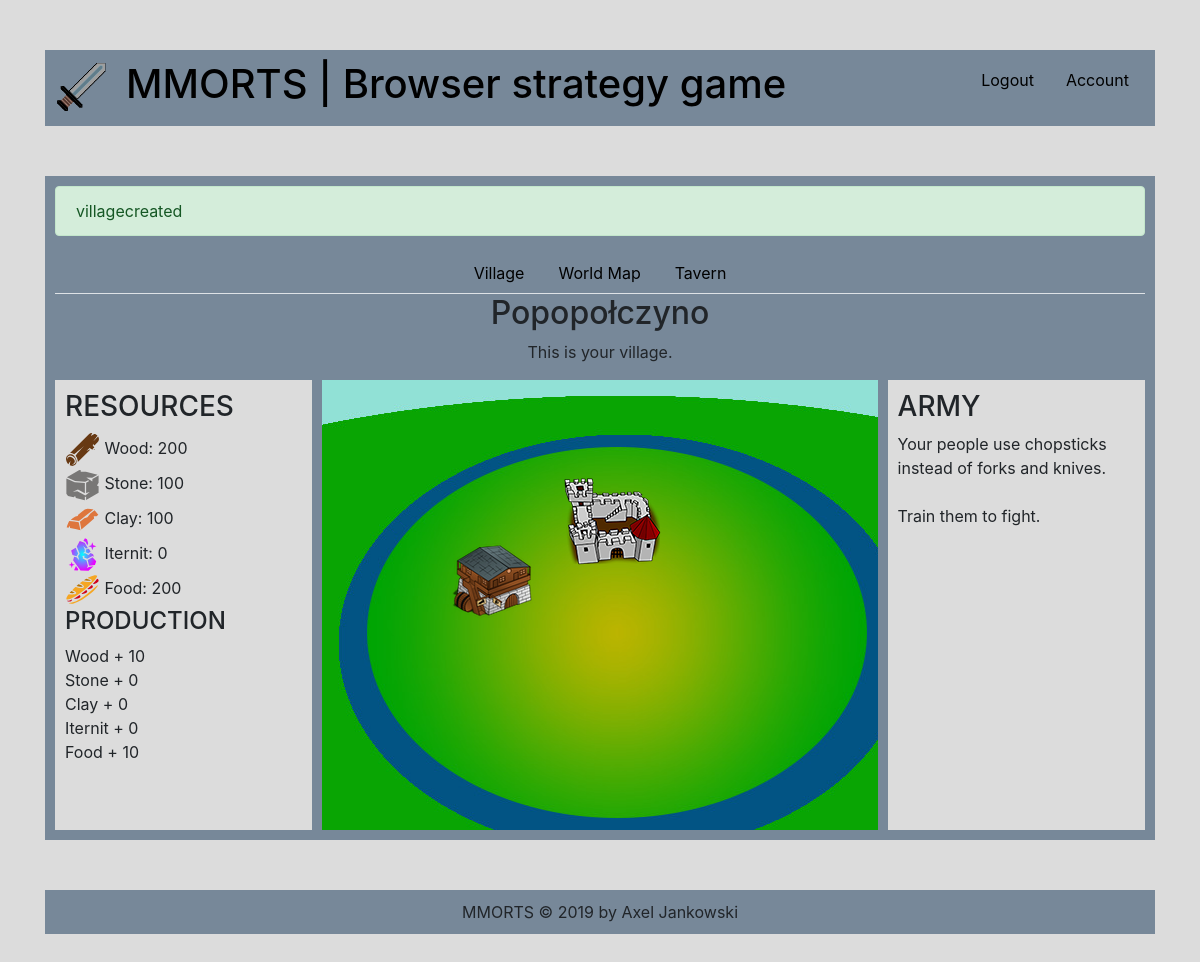
The page /index.php?msg=villagecreated (signed in) on the database its author committed.
### tables this page shows
CREATE TABLE `configuration` (
  `id` int(11) NOT NULL,
  `name` varchar(255) NOT NULL,
  `separator` varchar(3) NOT NULL,
  `description` varchar(255) NOT NULL,
  `maintenance` tinyint(1) NOT NULL,
  `logo` varchar(255) NOT NULL
);

CREATE TABLE `cities` (
  `id` int(255) NOT NULL,
  `user_id` int(255) DEFAULT NULL,
  `name` varchar(20) DEFAULT NULL,
  `resources_id` int(255) DEFAULT NULL,
  `buildings_id` int(255) DEFAULT NULL
);

CREATE TABLE `resources` (
  `id` int(255) NOT NULL,
  `user_id` int(255) NOT NULL,
  `city_id` int(255) NOT NULL,
  `wood` int(255) NOT NULL DEFAULT 200,
  `stone` int(255) NOT NULL DEFAULT 100,
  `clay` int(255) NOT NULL DEFAULT 100,
  `iternit` int(255) NOT NULL DEFAULT 0,
  `food` int(255) NOT NULL DEFAULT 200
);

CREATE TABLE `building_types` (
  `id` int(255) NOT NULL,
  `type` varchar(255) DEFAULT NULL,
  `level` int(2) DEFAULT NULL,
  `defence` int(255) DEFAULT NULL,
  `wood_production` int(255) DEFAULT NULL,
  `stone_production` int(255) DEFAULT NULL,
  `clay_production` int(255) DEFAULT NULL,
  `iternit_production` int(255) DEFAULT NULL,
  `food_production` int(255) DEFAULT NULL,
  `swordsman_production` int(255) DEFAULT NULL,
  `archer_production` int(255) DEFAULT NULL,
  `knight_production` int(255) DEFAULT NULL
);

### backend/system/config.php (called while the page is built, shortened)
<?php
    $dbserver = "localhost";
    $dbusername = "root";
    $dbpassword = "";
    $db = "mmorts";
    $conn = new mysqli($dbserver, $dbusername, $dbpassword, $db);
    if($conn->connect_error) {
        die("Connection failed: ".$conn->connect_error);
    } else {
        $query = "SELECT * FROM configuration";
        $result = mysqli_query($conn, $query);
        $row = mysqli_fetch_assoc($result);
        $title = $row['name'];
        $separator = $row['separator'];
        $description = $row['description'];
        $logo = $row['logo'];
    }
?>

### backend/system/includes.php (called while the page is built, shortened)
<?php
    require_once("backend/system/config.php");
?>

### frontend/index.php (the view, shortened to what this page needs)
<?php
    global $title;
    global $separator;
    global $description;
    global $logo;
?>
<html lang="en">
    <head>
        <?php require_once("frontend/templates/html-head.php"); ?>
    </head>
    <body>
        <div class="container">
            <?php require_once("frontend/templates/header.php"); ?>
            <div class="layer">
                <div class="content">
                    <?php
                        if(isset($_GET['msg'])) {
                            $msg = $_GET['msg'];
                            ?>
                            <div class="alert alert-success" role="alert"><?php echo $msg; ?></div>
                            <?php
                        }
                        if(isset($_SESSION['loggedin'])) {
                            require_once("frontend/templates/navigation.php");
                            $dbserver = "localhost";
                            $dbusername = "root";
                            $dbpassword = "";
                            $db = "mmorts";
                            $conn = new mysqli($dbserver, $dbusername, $dbpassword, $db);
                            $username = $_SESSION['loggedin'];
                            $query = "SELECT id FROM users WHERE username = '$username'";
                            $result = mysqli_query($conn, $query);
                            $row = mysqli_fetch_assoc($result);
                            $userId = $row['id'];
                            $query = "SELECT id, name, resources_id FROM cities WHERE user_id = '$userId'";
                            $result = mysqli_query($conn, $query);
                            if(mysqli_num_rows($result) > 0) {
                                $row = mysqli_fetch_assoc($result);
                                $cityId = $row['id'];
                                $cityName = $row['name'];
                                $cityResourcesId = $row['resources_id'];
                                $query = "SELECT wood, stone, clay, iternit, food FROM resources WHERE id = '$cityResourcesId'";
                                $result = mysqli_query($conn, $query);
                                $row = mysqli_fetch_assoc($result);
                                $wood = $row['wood'];
                                $stone = $row['stone'];
                                $clay = $row['clay'];
                                $iternit = $row['iternit'];
                                $food = $row['food'];
                                $query = "SELECT keep_level, tavern_level, barracks_level FROM buildings WHERE city_id = '$cityId'";
                                $result = mysqli_query($conn, $query);
                                $row = mysqli_fetch_assoc($result);
                                $keepLevel = $row['keep_level'];
                                $tavernLevel = $row['tavern_level'];
                                $query = "SELECT defence, wood_production, stone_production, clay_production, iternit_production, food_production FROM building_types WHERE type = 'keep' AND level = '$keepLevel'";
                                $result = mysqli_query($conn, $query);
                                $row = mysqli_fetch_assoc($result);
                                $keepWood = $row['wood_production'];
                                $keepStone = $row['stone_production'];
                                $keepClay = $row['clay_production'];
                                $keepIternit = $row['iternit_production'];
                                $keepFood = $row['food_production'];
                                ?>
                                    <div class="text-center">
                                        <h2><?php echo $cityName; ?></h2>
                                        <p>This is your village.</p>
                                    </div>
                                    <div class="village-container">
                                        <div class="left-panel">
                                            <h3>RESOURCES</h3>
                                            <?php
                                                echo "<img src='frontend/images/icons/wood.svg' class='icon' /> Wood: ".$wood."<br/>";
                                                echo "<img src='frontend/images/icons/stone.svg' class='icon' /> Stone: ".$stone."<br/>";
                                                echo "<img src='frontend/images/icons/clay.svg' class='icon' /> Clay: ".$clay."<br/>";
                                                echo "<img src='frontend/images/icons/iternit.svg' class='icon' /> Iternit: ".$iternit."<br/>";
                                                echo "<img src='frontend/images/icons/food.svg' class='icon' /> Food: ".$food."<br/>";
                                            ?>
                                            <h4>PRODUCTION</h4>
                                            <?php
                                                echo "Wood + ".$keepWood."<br/>";
                                                echo "Stone + ".$keepStone."<br/>";
                                                echo "Clay + ".$keepClay."<br/>";
                                                echo "Iternit + ".$keepIternit."<br/>";
                                                echo "Food + ".$keepFood."<br/>";
                                            ?>
                                        </div>
                                        <div class="village">
                                            <div class="keep" title="Keep lvl. <?php echo $keepLevel; ?>" onclick="openBuildPanel(keep)">
                                            <?php
                                                if($keepLevel > 0) {
                                                ?>
                                                    <img src="frontend/images/keep.png"/>
                                                <?php
                                                } else {
                                                ?>
                                                    <img src="frontend/images/keep.png"/>
                                                <?php
                                                }
                                            ?>
                                            </div>
                                            <div class="tavern" onclick="openBuildPanel(tavern)">
                                            <?php
                                                if($tavernLevel > 0) {
                                                ?>
                                                    <img src="frontend/images/tavern.png" title="Tavern"/>
                                                <?php
                                                } else {
                                                ?>
                                                    <img src="frontend/images/tavern.png" title="Tavern ruins"/>
                                                <?php
                                                }
                                            ?>
                                            </div>
                                        </div>
                                        <div class="right-panel" id="army">
                                            <h3>ARMY</h3>
                                            Your people use chopsticks instead of forks and knives.
                                            <br/><br/>
                                            Train them to fight.
                                        </div>
                                    </div>
                                <?php
                            }
                        } else {
                            ?>
                                <h2>Main</h2>
                                <p>This is the main page.</p>
                            <?php
                        }
                    ?>
                </div>
            </div>
            <?php require_once("frontend/templates/footer.php"); ?>
        </div>
    </body>
</html>

### frontend/templates/header.php
<?php
    global $logo;
?>
<div class="layer">
    <div class="header">
        <div class="logo">
            <a href="index.php?page=index"><img src="frontend/images/<?php echo $logo; ?>" class="responsive" /></a>
        </div>
        <div class="title">
            <h1><a href="index.php?page=index"><?php echo $title.$separator.$description; ?></a></h1>
        </div>
        <?php
            require_once("frontend/templates/account-actions.php");
        ?>
    </div>
</div>

### frontend/templates/footer.php
<div class="layer">
    <div class="footer">
        <?php echo $title; ?> &copy; 2019 by <a title="axeljankowskii@gmail.com">Axel Jankowski</a>
    </div>
</div>

### frontend/design/css/style.css (style rules this page uses)
body { background-color: gainsboro; }
*:link { color: black; }
.container { width: 1200px; margin: 0 auto; }
.layer { margin-top: 50px; margin-bottom: 50px; }
.header { background-color: lightslategrey; padding: 10px; overflow: hidden; }
.logo { float: left; width: 56px; }
.title { float: left; margin-left: 15px; }
.content { background-color: lightslategrey; width: 100%; display: inline-block; padding: 10px; }
.village-container { width: 100%; height: 450px; display: flex; }
.left-panel { background-color: gainsboro; width: 27.5%; height: 100%; padding: 10px; }
.icon { width: 35px; height: auto; }
.village { background-image: url("../../images/map.jpg"); width: 60%; height: 100%; margin: 0 10px; }
.keep { position: absolute; margin-left: 240px; margin-top: 90px; }
.tavern { position: absolute; margin-left: 130px; margin-top: 160px; }
.keep, .tavern:hover { cursor: pointer; }
.right-panel { background-color: gainsboro; width: 27.5%; height: 100%; padding: 10px; }
#army { display: block; }
.footer { background-color: lightslategrey; padding: 10px; text-align: center; }
.responsive { width: 100%; height: auto; }

### rows shown on the page
configuration: logo (picture), name "MMORTS", separator "|", description "Browser strategy game"
cities: name "Popopołczyno"
resources: wood "200", stone "100", clay "100", iternit "0", food "200"
building_types: wood_production "10", stone_production "0", clay_production "0", iternit_production "0", food_production "10"

### other values the page prints
$msg "villagecreated"
